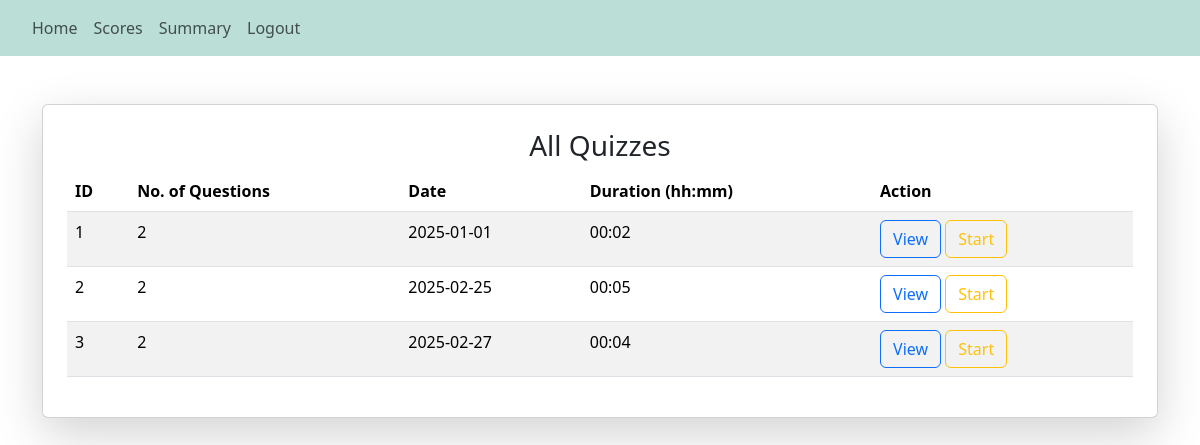
/user (signed in), run on an earlier commit of the app's database.
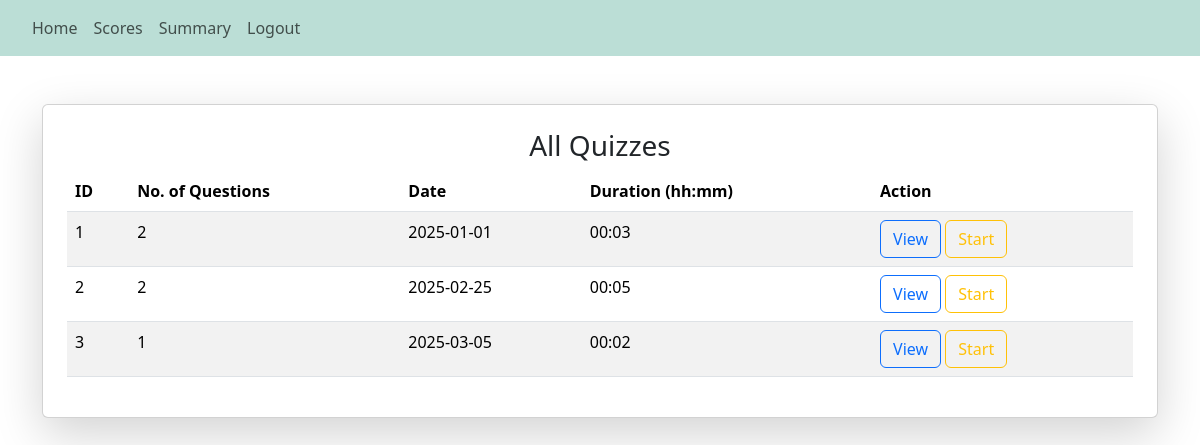
And on a later commit of the database.
### backend/models.py (models this page shows)
class Quiz(db.Model):
    __tablename__ = "quiz"
    id = db.Column(db.Integer, primary_key=True)
    date = db.Column(db.Date, nullable=False)
    duration = db.Column(db.Integer, nullable=False)
    chapter_id = db.Column(db.Integer, db.ForeignKey('chapter.id'), nullable=False)
    questions = db.relationship('Question', backref='quiz', lazy=True)
    scores = db.relationship('Score', backref='quiz', lazy=True)

### backend/controllers.py (the view)
@app.route("/user")
@login_required
def user():
    quizzes = Quiz.query.order_by(Quiz.date).all()
    today= datetime.today().date()
    for quiz in quizzes:
        quiz.active = (quiz.date <= today)
    return render_template("user.html", user=current_user, quizzes = quizzes)

### app.py (called while the page is built)
def start():
    quiz_app = Flask(__name__)
    quiz_app.config["SQLALCHEMY_DATABASE_URI"]="sqlite:///quiz_db.sqlite3"
    quiz_app.config["SECRET_KEY"] = "this_is_a_secret_for_quiz_app"
    db.init_app(quiz_app)
    quiz_app.app_context().push()
    quiz_app.debug = True
    db.create_all()
    create_admin()
    login_manager = LoginManager()
    login_manager.login_view = 'login'
    login_manager.init_app(quiz_app)
    @login_manager.user_loader
    def load_user(id):
        return User.query.get(int(id))
    print("Quiz app is running... ")

### templates/user.html (shortened to what this page needs)
{% extends "base.html" %}  {% block nav %}
<nav class="navbar navbar-expand-lg navbar-light">
  <div class="collapse navbar-collapse mx-4" id="navbarSupportedContent">
    <ul class="navbar-nav mr-auto">
      <li class="nav-item active">
        <a class="nav-link" href="/user">Home</a>
      </li>
      <li class="nav-item">
        <a class="nav-link" href="/user_scores">Scores</a>
      </li>
      <li class="nav-item">
        <a class="nav-link" href="/user_summary">Summary</a>
      </li>
      <li class="nav-item">
        <a class="nav-link" href="/logout">Logout</a>
      </li>
    </ul>
  </div>
</nav>
{% endblock %} {% block content %}
<div class="container mt-5">
  <div class="card shadow-lg bg-white p-4 rounded table-responsive">
    <h3 class="text-center">All Quizzes</h3>
    <table class="table table-striped">
      {% if quizzes %}
      <thead>
        <tr>
          <th>ID</th>
          <th>No. of Questions</th>
          <th>Date</th>
          <th>Duration (hh:mm)</th>
          <th>Action</th>
        </tr>
      </thead>
      <tbody>
        {% for quiz in quizzes %}
        <tr>
          <td>{{  loop.index }}</td>
          <td>{{ quiz.questions|length }}</td>
          <td>{{ quiz.date.strftime('%Y-%m-%d') }}</td>
          <td>{{ quiz.duration }}</td>
          <td>
            <a href="/quiz_view/{{ quiz.id }}/" class="btn btn-outline-primary">View</a>
            <a href="/quiz_start/{{ quiz.id }}/" class="btn btn-outline-warning
            {% if not quiz.active %}disabled{% endif %}">Start</a>
          </td>
        </tr>
        {% endfor %}
      </tbody>
    </table>
    {% else %}
    <h3 class="text-center mt-5">No Questions found</h3>
    {% endif %}
  </div>
</div>
{% endblock %}

What changed in the data, as far as the page shows it:
removed Quiz: questions|length "2", date "2025-02-27", duration "00:04"
changed Quiz (number 1 of 3 on the later page): duration "00:02" → "00:03"
added Quiz: questions|length "1", date "2025-03-05", duration "00:02"
